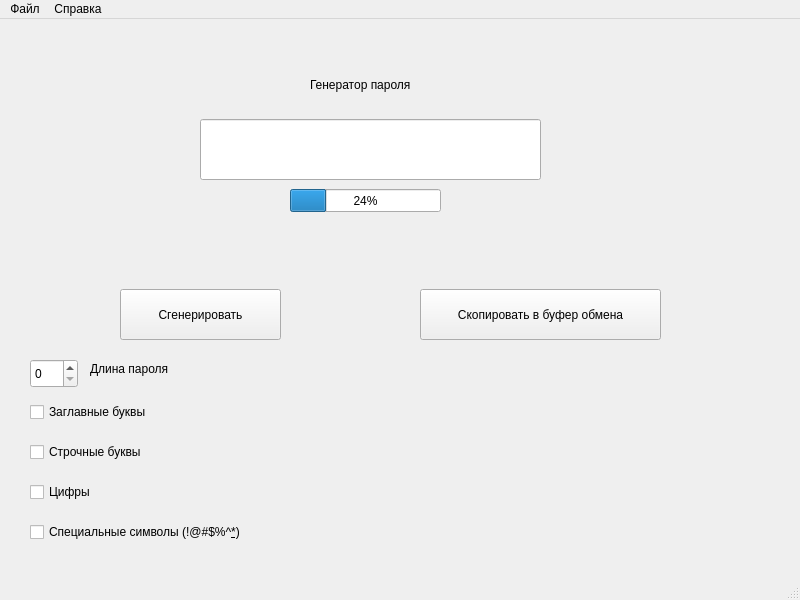
<?xml version="1.0" encoding="UTF-8"?>
<ui version="4.0">
 <class>MainWindow</class>
 <widget class="QMainWindow" name="MainWindow">
  <property name="geometry">
   <rect>
    <x>0</x>
    <y>0</y>
    <width>800</width>
    <height>600</height>
   </rect>
  </property>
  <property name="windowTitle">
   <string>MainWindow</string>
  </property>
  <widget class="QWidget" name="centralwidget">
   <widget class="QSpinBox" name="spinBox">
    <property name="geometry">
     <rect>
      <x>30</x>
      <y>340</y>
      <width>48</width>
      <height>29</height>
     </rect>
    </property>
   </widget>
   <widget class="QLabel" name="label">
    <property name="geometry">
     <rect>
      <x>310</x>
      <y>50</y>
      <width>141</width>
      <height>31</height>
     </rect>
    </property>
    <property name="text">
     <string>Генератор пароля</string>
    </property>
   </widget>
   <widget class="QLabel" name="label_2">
    <property name="geometry">
     <rect>
      <x>90</x>
      <y>340</y>
      <width>111</width>
      <height>20</height>
     </rect>
    </property>
    <property name="text">
     <string>Длина пароля</string>
    </property>
   </widget>
   <widget class="QCheckBox" name="capital_letters">
    <property name="geometry">
     <rect>
      <x>30</x>
      <y>380</y>
      <width>161</width>
      <height>26</height>
     </rect>
    </property>
    <property name="text">
     <string>Заглавные буквы</string>
    </property>
   </widget>
   <widget class="QCheckBox" name="lowercase_letters">
    <property name="geometry">
     <rect>
      <x>30</x>
      <y>420</y>
      <width>191</width>
      <height>26</height>
     </rect>
    </property>
    <property name="text">
     <string>Строчные буквы</string>
    </property>
   </widget>
   <widget class="QCheckBox" name="numbers">
    <property name="geometry">
     <rect>
      <x>30</x>
      <y>460</y>
      <width>93</width>
      <height>26</height>
     </rect>
    </property>
    <property name="text">
     <string>Цифры</string>
    </property>
   </widget>
   <widget class="QCheckBox" name="specials">
    <property name="geometry">
     <rect>
      <x>30</x>
      <y>500</y>
      <width>271</width>
      <height>26</height>
     </rect>
    </property>
    <property name="text">
     <string>Специальные символы (!@#$%^&amp;*)</string>
    </property>
   </widget>
   <widget class="QPushButton" name="generate">
    <property name="geometry">
     <rect>
      <x>120</x>
      <y>270</y>
      <width>161</width>
      <height>51</height>
     </rect>
    </property>
    <property name="text">
     <string>Сгенерировать</string>
    </property>
   </widget>
   <widget class="QPushButton" name="copy_in_bufer">
    <property name="geometry">
     <rect>
      <x>420</x>
      <y>270</y>
      <width>241</width>
      <height>51</height>
     </rect>
    </property>
    <property name="text">
     <string>Скопировать в буфер обмена</string>
    </property>
   </widget>
   <widget class="QLineEdit" name="pass_line">
    <property name="geometry">
     <rect>
      <x>200</x>
      <y>100</y>
      <width>341</width>
      <height>61</height>
     </rect>
    </property>
   </widget>
   <widget class="QProgressBar" name="progressBar">
    <property name="geometry">
     <rect>
      <x>290</x>
      <y>170</y>
      <width>151</width>
      <height>23</height>
     </rect>
    </property>
    <property name="value">
     <number>24</number>
    </property>
   </widget>
   <widget class="QLabel" name="result">
    <property name="geometry">
     <rect>
      <x>310</x>
      <y>200</y>
      <width>161</width>
      <height>51</height>
     </rect>
    </property>
    <property name="text">
     <string/>
    </property>
   </widget>
  </widget>
  <widget class="QMenuBar" name="menubar">
   <property name="geometry">
    <rect>
     <x>0</x>
     <y>0</y>
     <width>800</width>
     <height>25</height>
    </rect>
   </property>
   <widget class="QMenu" name="menu">
    <property name="title">
     <string>Файл</string>
    </property>
    <addaction name="action"/>
   </widget>
   <widget class="QMenu" name="menu_2">
    <property name="title">
     <string>Справка</string>
    </property>
    <addaction name="action_2"/>
   </widget>
   <addaction name="menu"/>
   <addaction name="menu_2"/>
  </widget>
  <widget class="QStatusBar" name="statusbar"/>
  <action name="action">
   <property name="text">
    <string>Выход</string>
   </property>
  </action>
  <action name="action_2">
   <property name="text">
    <string>О программе</string>
   </property>
  </action>
 </widget>
 <resources/>
 <connections/>
</ui>
